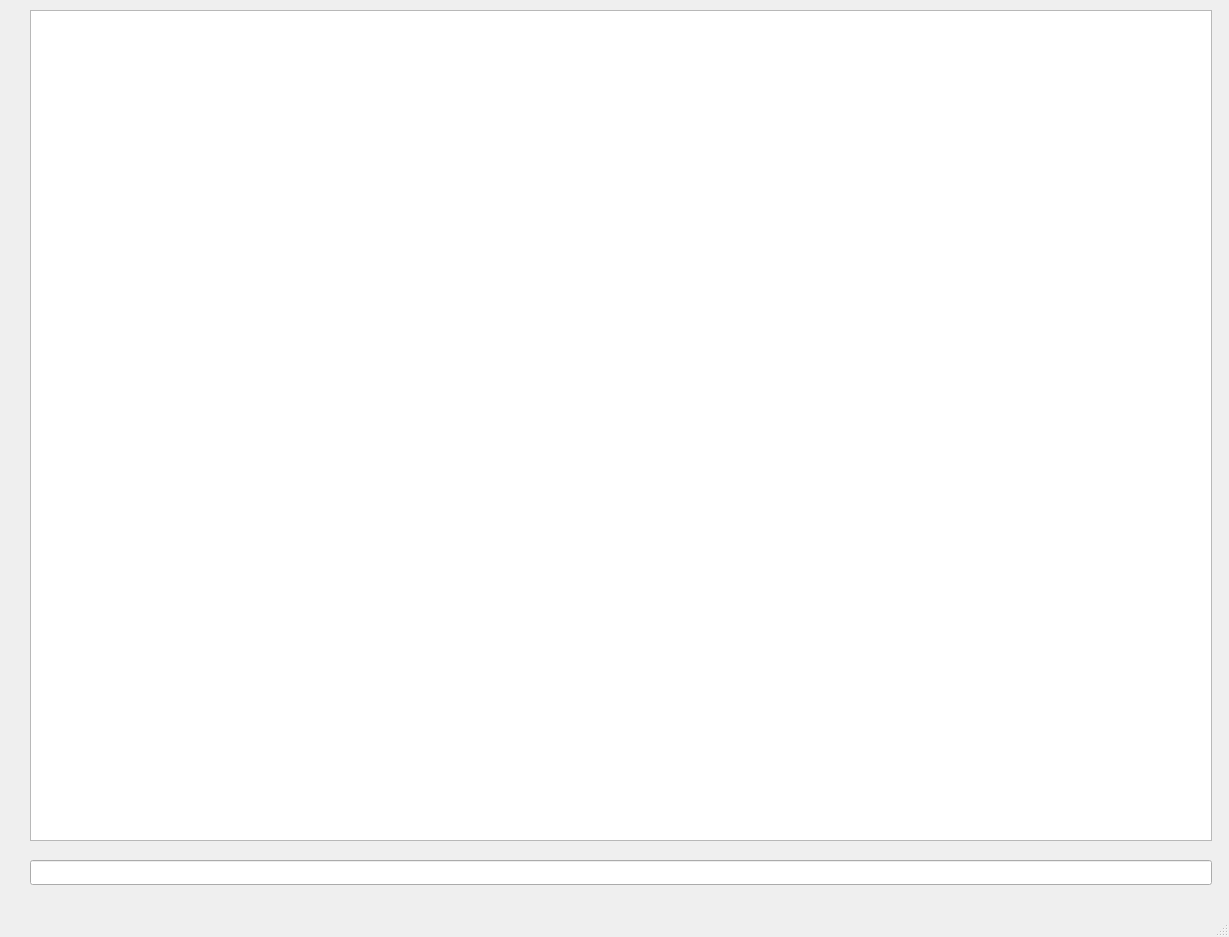
<?xml version="1.0" encoding="UTF-8"?>
<ui version="4.0">
 <class>MainWindow</class>
 <widget class="QMainWindow" name="MainWindow">
  <property name="geometry">
   <rect>
    <x>0</x>
    <y>0</y>
    <width>1229</width>
    <height>937</height>
   </rect>
  </property>
  <property name="windowTitle">
   <string>MainWindow</string>
  </property>
  <widget class="QWidget" name="centralwidget">
   <widget class="QTextEdit" name="textEdit">
    <property name="geometry">
     <rect>
      <x>30</x>
      <y>10</y>
      <width>1182</width>
      <height>831</height>
     </rect>
    </property>
   </widget>
   <widget class="QLineEdit" name="lineEdit">
    <property name="geometry">
     <rect>
      <x>30</x>
      <y>860</y>
      <width>1182</width>
      <height>25</height>
     </rect>
    </property>
   </widget>
  </widget>
  <widget class="QMenuBar" name="menubar">
   <property name="geometry">
    <rect>
     <x>0</x>
     <y>0</y>
     <width>1229</width>
     <height>22</height>
    </rect>
   </property>
  </widget>
  <widget class="QStatusBar" name="statusbar"/>
 </widget>
 <resources/>
 <connections/>
</ui>
